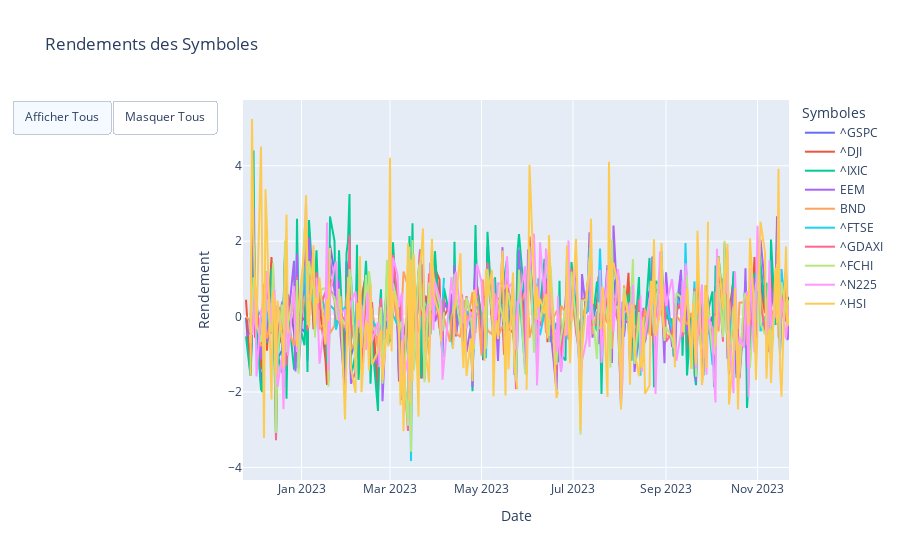

Notebook source saved alongside this figure:
### Code cell
import plotly.graph_objects as go

# Création d'une figure
fig = go.Figure()

# Boucle pour ajouter les données de chaque symbole dans la figure
for symbol in stockReturns.columns:
    fig.add_trace(go.Scatter(x=stockReturns.index, y=stockReturns[symbol], mode='lines', name=symbol))

# Mise à jour du layout pour ajouter des fonctionnalités interactives
fig.update_layout(
    title='Rendements des Symboles',
    xaxis_title='Date',
    yaxis_title='Rendement',
    legend_title='Symboles',
    hovermode='x'
)

# Ajouter des boutons pour sélectionner/désélectionner tous les symboles
fig.update_layout(
    updatemenus=[
        dict(
            type="buttons",
            direction="left",
            buttons=list([
                dict(
                    args=[{"visible": [True] * len(stockReturns.columns)}],
                    label="Afficher Tous",
                    method="update"
                ),
                dict(
                    args=[{"visible": [False] * len(stockReturns.columns)}],
                    label="Masquer Tous",
                    method="update"
                )
            ]),
        )
    ]
)

# Afficher le graphique
fig.show()

### Figure 1 — Plotly figure (JSON) as saved in the notebook; plotly's stock layout.template omitted (floating-point values rounded to 4 significant figures; data arrays with more than 128 entries replaced by an {"elided": "..."} marker saying what was removed)
{"data": [{"mode": "lines", "name": "^GSPC", "type": "scatter", "x": {"elided": "251 str values"}, "y": {"elided": "251 float values"}}, {"mode": "lines", "name": "^DJI", "type": "scatter", "x": {"elided": "251 str values"}, "y": {"elided": "251 float values"}}, {"mode": "lines", "name": "^IXIC", "type": "scatter", "x": {"elided": "251 str values"}, "y": {"elided": "251 float values"}}, {"mode": "lines", "name": "EEM", "type": "scatter", "x": {"elided": "251 str values"}, "y": {"elided": "251 float values"}}, {"mode": "lines", "name": "BND", "type": "scatter", "x": {"elided": "251 str values"}, "y": {"elided": "251 float values"}}, {"mode": "lines", "name": "^FTSE", "type": "scatter", "x": {"elided": "251 str values"}, "y": {"elided": "251 float values"}}, {"mode": "lines", "name": "^GDAXI", "type": "scatter", "x": {"elided": "251 str values"}, "y": {"elided": "251 float values"}}, {"mode": "lines", "name": "^FCHI", "type": "scatter", "x": {"elided": "251 str values"}, "y": {"elided": "251 float values"}}, {"mode": "lines", "name": "^N225", "type": "scatter", "x": {"elided": "251 str values"}, "y": {"elided": "251 float values"}}, {"mode": "lines", "name": "^HSI", "type": "scatter", "x": {"elided": "251 str values"}, "y": {"elided": "251 float values"}}], "layout": {"hovermode": "x", "legend": {"title": {"text": "Symboles"}}, "title": {"text": "Rendements des Symboles"}, "updatemenus": [{"buttons": [{"args": [{"visible": [true, true, true, true, true, true, true, true, true, true]}], "label": "Afficher Tous", "method": "update"}, {"args": [{"visible": [false, false, false, false, false, false, false, false, false, false]}], "label": "Masquer Tous", "method": "update"}], "direction": "left", "type": "buttons"}], "xaxis": {"title": {"text": "Date"}}, "yaxis": {"title": {"text": "Rendement"}}}}
